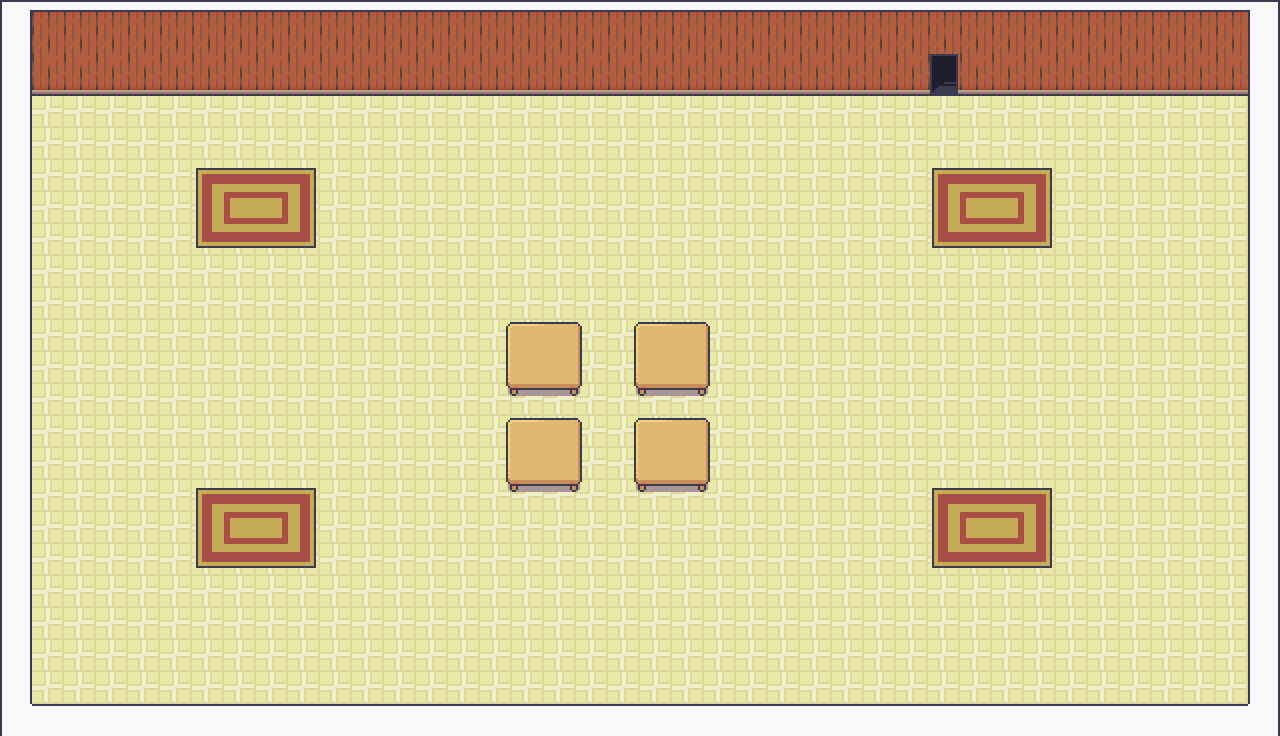

A level layout from a 2D game, rendered from its tile map. Below: a short description, then the map file with tile-grid data replaced by summaries:
An orthogonal 40x23 tile map with 32x32 px tiles, 3 tile layers (background, underlay, overlay), 2 tilesets and 5 objects.

<map version="1.5" tiledversion="1.7.2" orientation="orthogonal" renderorder="right-down" width="40" height="23" tilewidth="32" tileheight="32" infinite="0" nextlayerid="9" nextobjectid="12">
 <tileset firstgid="1" source="interiors.tsx" />
 <tileset firstgid="1425" source="interiors_floors_walls.tsx" />
 <layer id="1" name="background" width="40" height="23">
  <data>[920 cells, 920 non-empty, 10 distinct tile ids]</data>
 </layer>
 <layer id="2" name="underlay" width="40" height="23">
  <data>[920 cells, 48 non-empty, 12 distinct tile ids]</data>
 </layer>
 <layer id="3" name="overlay" width="40" height="23">
  <data>[920 cells, 50 non-empty, 14 distinct tile ids]</data>
 </layer>
 <objectgroup id="4" name="obstacles">
  <object id="6" x="2.66667" y="30.6667" width="1276" height="32" />
  <object id="7" x="1249.33" y="29.3333" width="28" height="673.333" />
  <object id="9" x="29.3333" y="704" width="1220" height="32" />
  <object id="10" x="0" y="60" width="29.3333" height="641.333" />
 </objectgroup>
 <objectgroup id="5" name="doors">
  <object id="11" x="928.667" y="63.3333" width="29.3333" height="21.3333">
   <properties>
    <property name="col" type="int" value="19" />
    <property name="map_name" value="map1" />
    <property name="row" type="int" value="3" />
   </properties>
  </object>
 </objectgroup>
 <objectgroup id="6" name="items" />
 <objectgroup id="7" name="npcs" />
 <objectgroup id="8" name="animated_tiles" />
</map>
